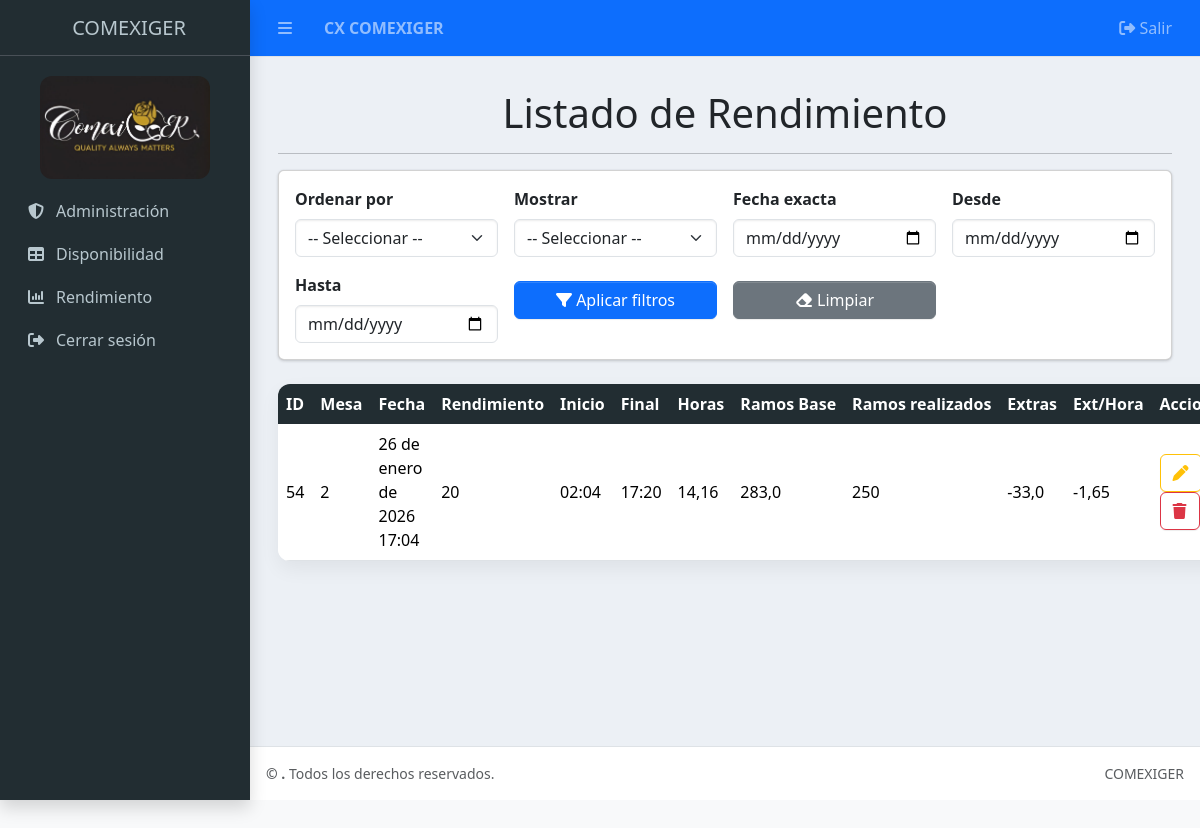
The page /rendimiento (signed in) on the database as committed earlier.
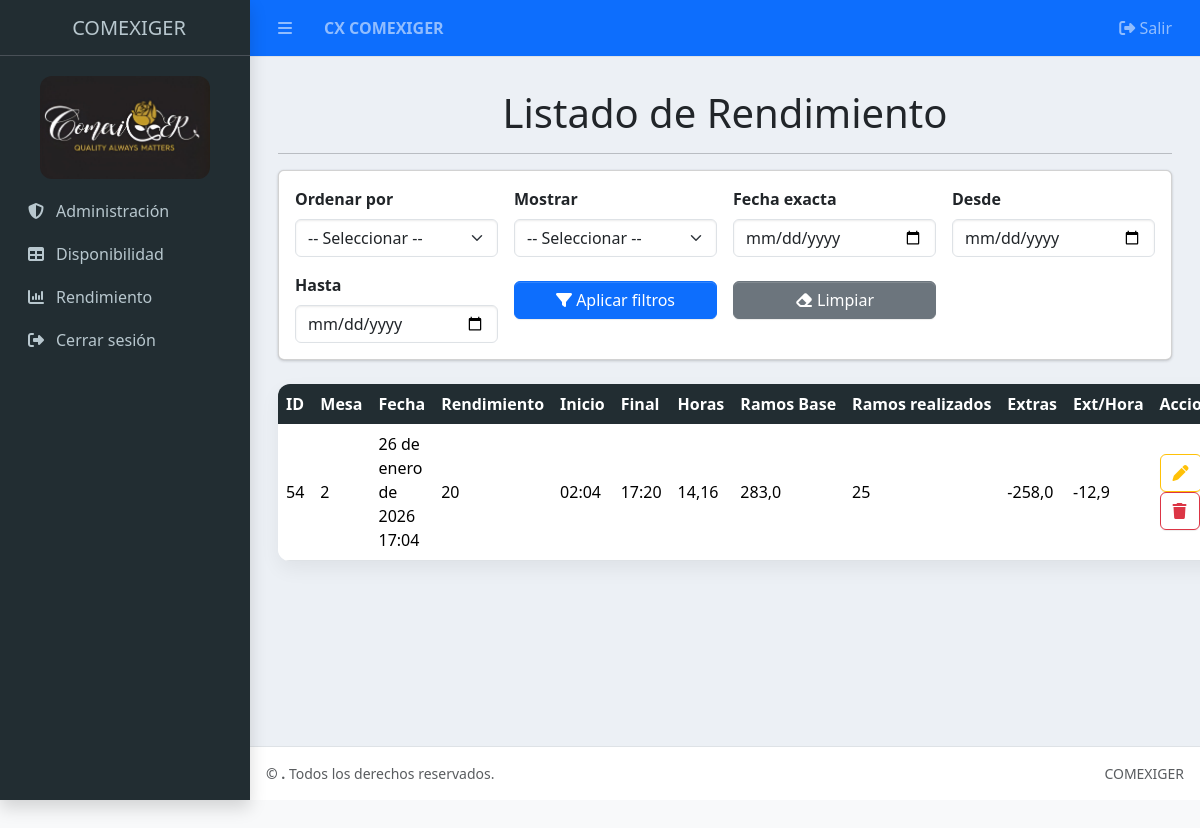
The same page on the database as committed later.
### Aplicaciones/Rendimiento/models.py (models this page shows, shortened)
class Rendimiento(models.Model):
    qr_id = models.CharField(max_length=255)
    numero_mesa = models.CharField(max_length=50)
    fecha_entrada = models.DateTimeField()
    hora_inicio = models.DateTimeField(null=True, blank=True)
    hora_final = models.DateTimeField(null=True, blank=True)
    rendimiento = models.IntegerField(default=0)
    ramos_base = models.IntegerField(default=0)
    bonches = models.IntegerField(default=0)
    horas_trabajadas = models.FloatField(null=True, blank=True)
    ramos_esperados = models.FloatField(null=True, blank=True)
    ramos_extras = models.FloatField(null=True, blank=True)
    extras_por_hora = models.FloatField(null=True, blank=True)
    from decimal import Decimal, ROUND_FLOOR

### Aplicaciones/Rendimiento/views.py (the view)
# urls.py: path('rendimiento', views.inicio, name='rendimiento'),
@web_admin_required
def inicio(request):
    listadoRendimiento = Rendimiento.objects.filter(qr_id="JORNADA").order_by('-fecha_entrada')
    return render(request, 'rendimiento.html', {'rendimiento': listadoRendimiento})

### Aplicaciones/Rendimiento/templates/rendimiento.html (shortened to what this page needs)
{% extends 'plantilla.html' %}
{% load static %}
{% block body %}
<main class="container-fluid py-3">
  <h1 class="text-center">Listado de Rendimiento</h1>
  <hr>
  <div class="card p-3 mb-4">
    <div class="row g-3">
      <div class="col-md-3">
        <label class="form-label fw-bold">Ordenar por</label>
        <select id="ordenarPor" class="form-select">
          <option value="">-- Seleccionar --</option>
        </select>
      </div>
      <div class="col-md-3">
        <label class="form-label fw-bold">Mostrar</label>
        <select id="ordenReciente" class="form-select">
          <option value="">-- Seleccionar --</option>
        </select>
      </div>
      <div class="col-md-3">
        <label class="form-label fw-bold">Fecha exacta</label>
        <input type="date" id="fechaExacta" class="form-control">
      </div>
      <div class="col-md-3">
        <label class="form-label fw-bold">Desde</label>
        <input type="date" id="fechaDesde" class="form-control">
      </div>
      <div class="col-md-3 mt-3">
        <label class="form-label fw-bold">Hasta</label>
        <input type="date" id="fechaHasta" class="form-control">
      </div>
      <div class="col-md-3 mt-4">
        <button id="btnAplicarFiltros" type="button" class="btn btn-primary w-100">
          <i class="fa fa-filter"></i> Aplicar filtros
        </button>
      </div>
      <div class="col-md-3 mt-4">
        <button id="btnLimpiarFiltros" type="button" class="btn btn-secondary w-100">
          <i class="fa fa-eraser"></i> Limpiar
        </button>
      </div>
    </div>
  </div>
  <table id="table_rendimiento" class="table table-hover align-middle w-100 tabla-comexiger">
    <thead>
      <tr class="table-success">
        <th>ID</th>
        <th>Mesa</th>
        <th>Fecha</th>
        <th>Rendimiento</th>
        <th>Inicio</th>
        <th>Final</th>
        <th>Horas</th>
        <th>Ramos Base</th>
        <th>Ramos realizados</th>
        <th>Extras</th>
        <th>Ext/Hora</th>
        <th>Acciones</th>
      </tr>
    </thead>
    <tbody>
      {% for r in rendimiento %}
      <tr>
        <td>{{ r.id }}</td>
        <td>{{ r.numero_mesa }}</td>
        <td>{{ r.fecha_entrada|date:"d \\d\\e F \\d\\e Y H:i" }}</td>
        <td>{% if r.rendimiento %}{{ r.rendimiento }}{% else %}20{% endif %}</td>
        <td>{% if r.hora_inicio %}{{ r.hora_inicio|date:"H:i" }}{% else %}-{% endif %}</td>
        <td>{% if r.hora_final %}{{ r.hora_final|date:"H:i" }}{% else %}-{% endif %}</td>
        <td>{{ r.horas_trabajadas|default_if_none:"-" }}</td>
        <td>{{ r.ramos_esperados|default_if_none:"-" }}</td>
        <td>{{ r.bonches|default:"0" }}</td>
        <td>{{ r.ramos_extras|default_if_none:"-" }}</td>
        <td>{{ r.extras_por_hora|default_if_none:"-" }}</td>
        <td>
          <button
            type="button"
            class="btn btn-outline-warning btn-editar"
            data-bs-toggle="modal"
            data-bs-target="#modalEditarGlobal"
            data-id="{{ r.id }}"
            data-mesa="{{ r.numero_mesa }}"
            data-fecha="{{ r.fecha_entrada|date:'Y-m-d\\TH:i' }}"
            data-inicio="{% if r.hora_inicio %}{{ r.hora_inicio|date:'Y-m-d\\TH:i' }}{% endif %}"
            data-final="{% if r.hora_final %}{{ r.hora_final|date:'Y-m-d\\TH:i' }}{% endif %}"
            data-bonches="{{ r.bonches|default:'0' }}"
            data-rendimiento="{% if r.rendimiento %}{{ r.rendimiento }}{% else %}20{% endif %}">
            <i class="fa fa-pen"></i>
          </button>
          <a href="{% url 'eliminar_rendimiento' r.id %}"
             class="btn btn-outline-danger btn-eliminar"
             data-id="{{ r.id }}"
             data-nombre="Mesa {{ r.numero_mesa }} - {{ r.fecha_entrada|date:'d/m/Y H:i' }}">
            <i class="fa fa-trash"></i>
          </a>
        </td>
      </tr>
      {% endfor %}
    </tbody>
  </table>
</main>
{% endblock %}
{% block extra_scripts %}
<br><br>
{% endblock %}

Rows that differ between the two databases and show on the page:
changed Rendimiento id 54: bonches "250" → "25"; ramos_extras "-33,0" → "-258,0"; extras_por_hora "-1,65" → "-12,9"
